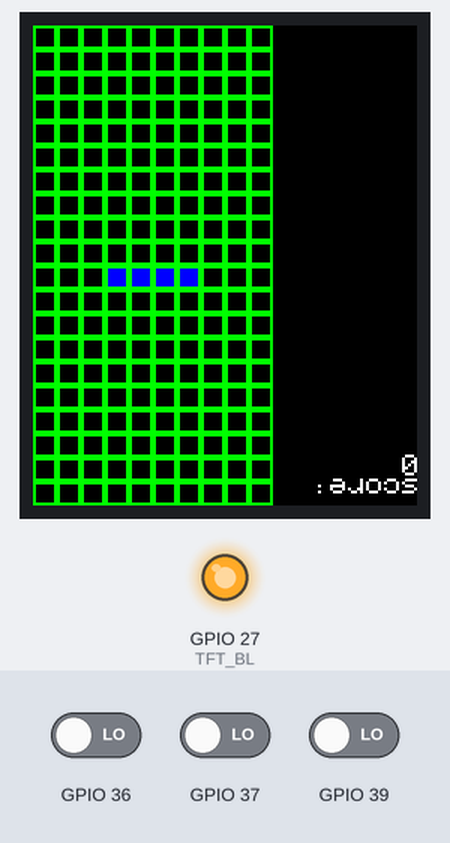
Simulated run of this program. Board: ESP32. Shown: 128×160 colour display, output pins drawn as LEDs (lit = HIGH). The inputs (shaded band) are chosen by the test bench; at power-on: GPIO 37 LOW, GPIO 36 LOW, GPIO 39 LOW. Random numbers use the default seed unless the program sets one; what the program prints to the serial monitor is not drawn.

Above: at 1.4 s.
1.5 s: GPIO 37 driven HIGH
At 2.3 s:
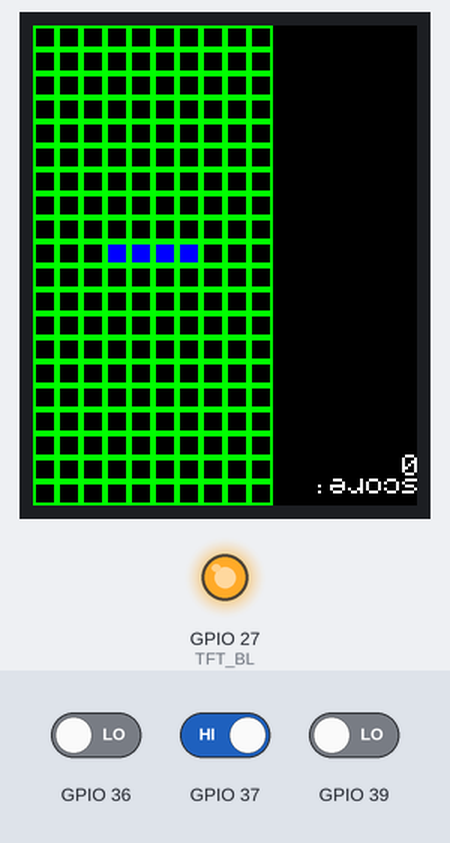
4.1 s: GPIO 36 driven HIGH
At 5.7 s:
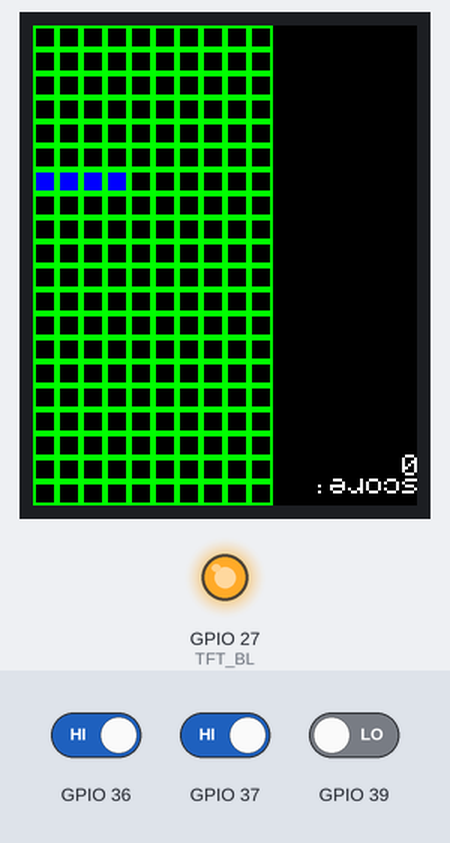
5.9 s: GPIO 37 driven LOW
At 6.36 s:
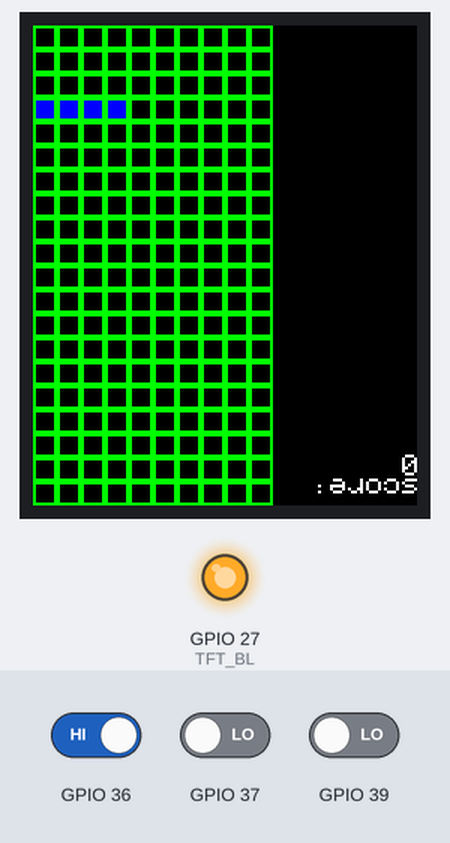
7.9 s: GPIO 39 driven HIGH
At 10.18 s:
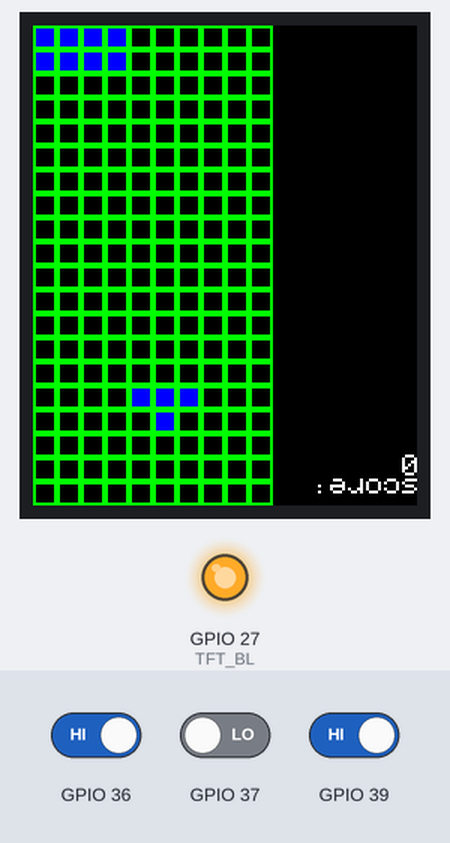
10.9 s: GPIO 36 driven LOW
At 11.07 s:
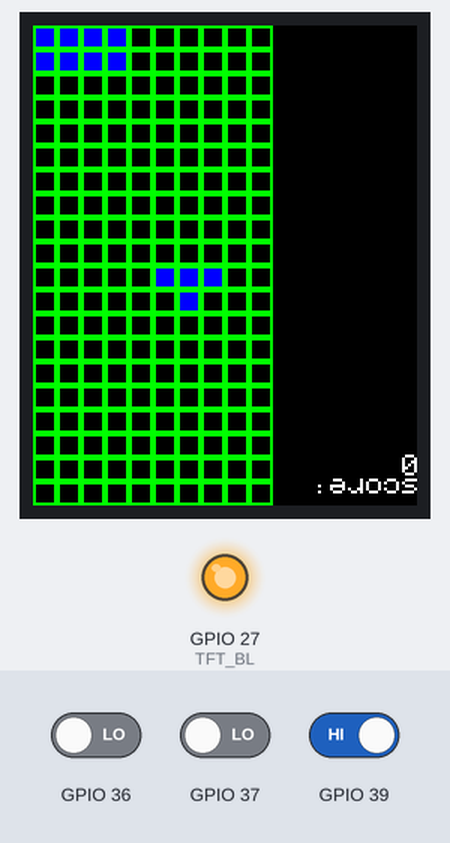
12.4 s: GPIO 39 driven LOW
At 12.64 s:
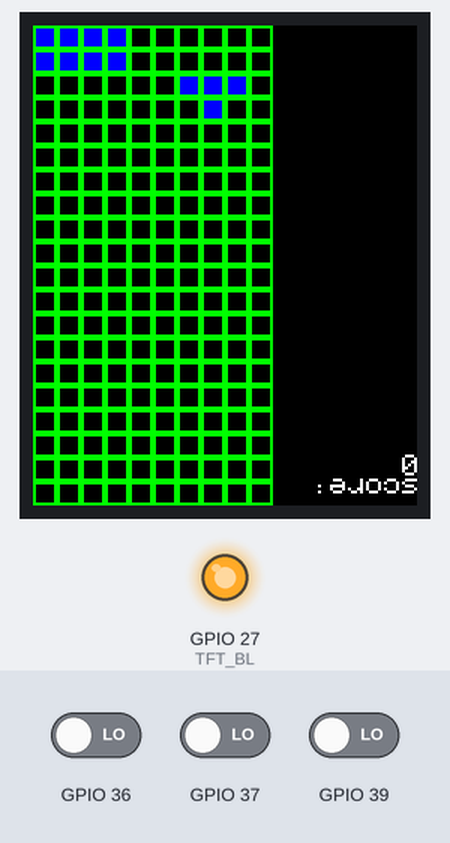
Timing chart, 0 to 15.0 s (numbered marks = the images above; inputs shaded):
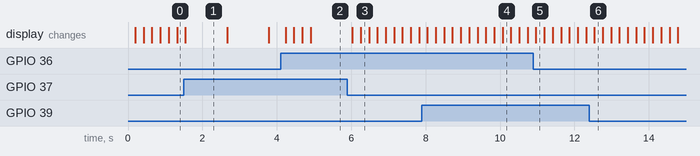

Measured:
- what the display in image 1 shows lasts 1.2 s, from 1.5 s to 2.7 s

The program:

main.cpp
```cpp
#include "Arduino.h"

#include "ttgo_tetris.h"
#include <Adafruit_I2CDevice.h>
#include <Adafruit_GFX.h>
#include <Adafruit_ST7735.h>
#include <SPI.h>


// #define TAB_COLOUR ST7735_GREENTAB
// #define ST7735_GREENTAB
// #define ST7735_DRIVER
// #define TFT_WIDTH  128
// #define TFT_HEIGHT 160

#define TFT_MISO    -1
#define TFT_MOSI    23
#define TFT_SCLK    5
#define TFT_CS      16  // Chip select control pin
#define TFT_DC      17  // Data Command control pin
#define TFT_RST     -1  // Reset pin (could connect to RST pin)
#define TFT_BL      27

// auto Tet= Tetris<16,12>();

constexpr uint8_t BUTTON_LEFT   = 36;
constexpr uint8_t BUTTON_MIDDLE = 37;
constexpr uint8_t BUTTON_RIGHT  = 39;


// auto tft= TFT_eSPI();
auto tetris = TTGO_tetris();

Adafruit_ST7735 tft = Adafruit_ST7735(TFT_CS, TFT_DC, TFT_MOSI, TFT_SCLK, TFT_RST);

void setup(){
    Serial.begin(9600);

    pinMode(TFT_BL, OUTPUT);
    digitalWrite(TFT_BL, HIGH);
    tft.initR(INITR_GREENTAB);
    tft.fillScreen(ST7735_BLACK);  // Fill screen with black


    tetris.setup_buttons(BUTTON_LEFT, BUTTON_MIDDLE, BUTTON_RIGHT);
    tetris.setup_display(&tft);
    tetris.run();
}

void loop(){};
```
